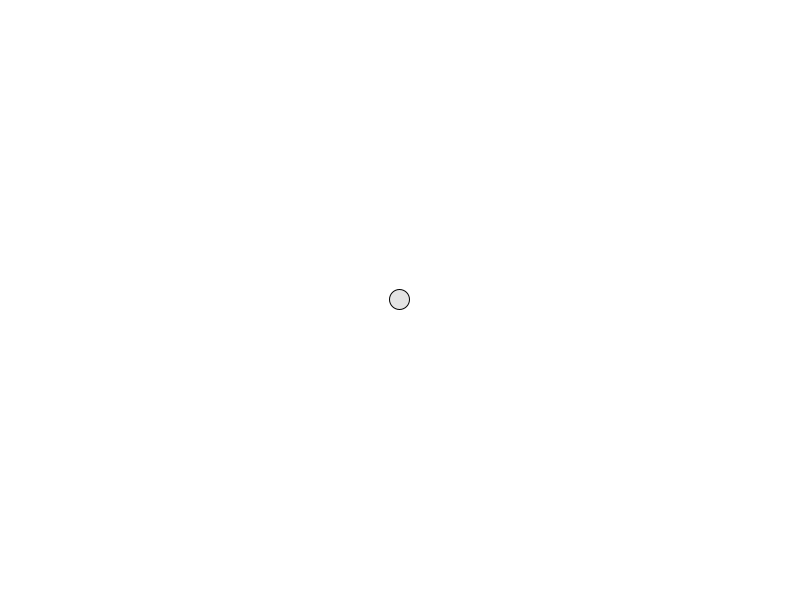
Frame 1 (no input)
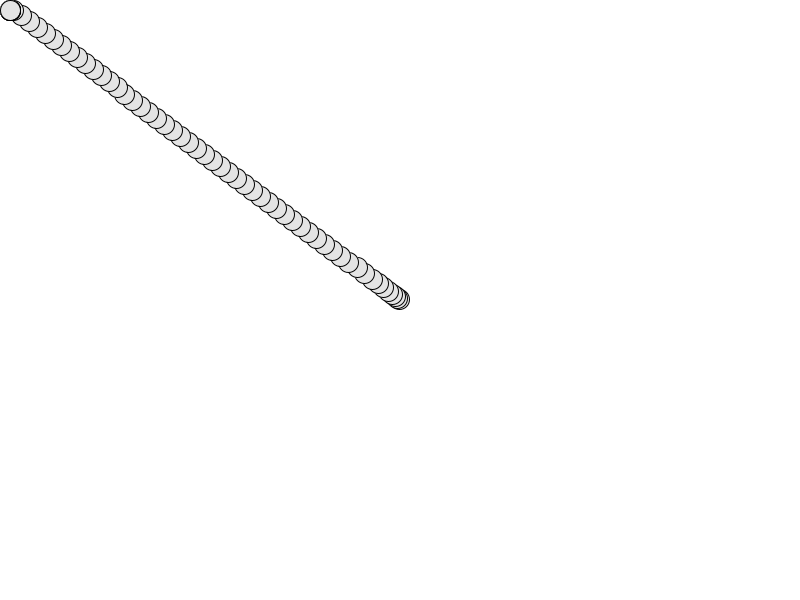
Frame 60 (the mouse pressed at the canvas centre just before this capture)
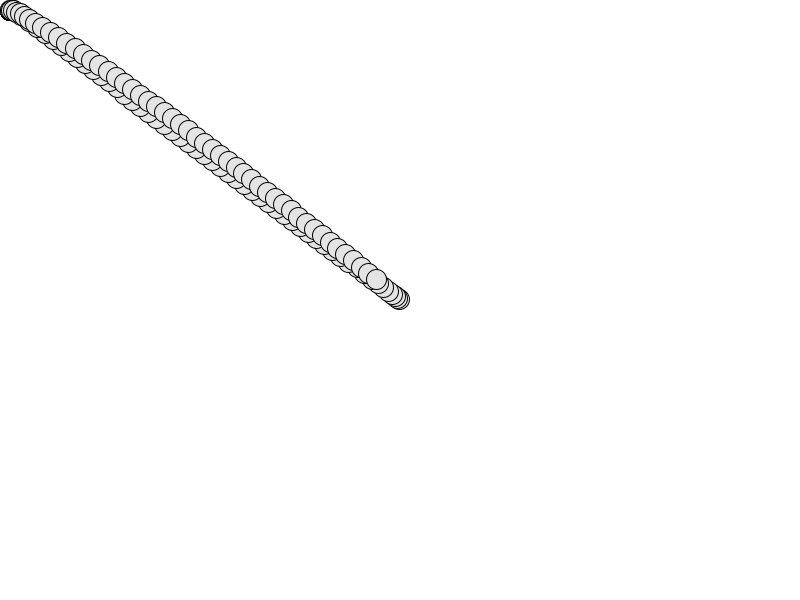
Frame 120 (the mouse held since frame 60 and released just before this capture)

The Processing sketch that drew these frames (run headless with seeded random() and noise(); from frame 60 on, the mouse is pressed at the canvas centre):

// Processing sketch: Walker_Vector
// ── Walker_Vector.pde

walker w;

void setup() {
  size(800, 600);
  w = new walker();
  background(255);
}

void draw() {
  w.update();
  w.display();
}

// ── Walker.pde
class walker {
  PVector speed;
  PVector position;
  PVector acceleration;
  int radius = 10;
  int maxSpeed = 10;
  
  walker() {
    speed = new PVector(0.1, 0.1);
    position = new PVector(width/2, height/2);
    acceleration = new PVector(0, 0);
  }  
  
  void display() {
    stroke(0);
    fill(228);
    ellipse(position.x, position.y, radius * 2, radius * 2); 
  }
  
  void update() {
    PVector mouse = new PVector(mouseX, mouseY);
    PVector diy = PVector.sub(mouse, position);
    diy.normalize();
    float mag = 1 / diy.magSq();
    diy.setMag(mag);
    
    acceleration = diy;
    
    speed.add(acceleration);
    speed.limit(maxSpeed);
    
    position.add(speed);
    checkEdge();
  }
  
  void checkEdge() {
    if ( position.x  + radius > width ) {
        position.x = width - radius;
    }
    if ( position.x  - radius < 0 ) {
        position.x = radius;
    }
    if (position.y  + radius > height ) {
        position.y = height - radius;
    }
    if ( position.y  - radius < 0 ) {
        position.y = radius;
    }
  }
}
